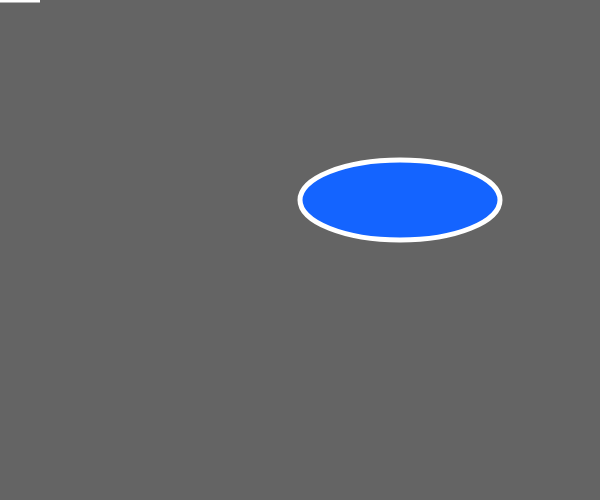
Frame 1 (no input)
Frame 60 (no input): identical to frame 1, image omitted
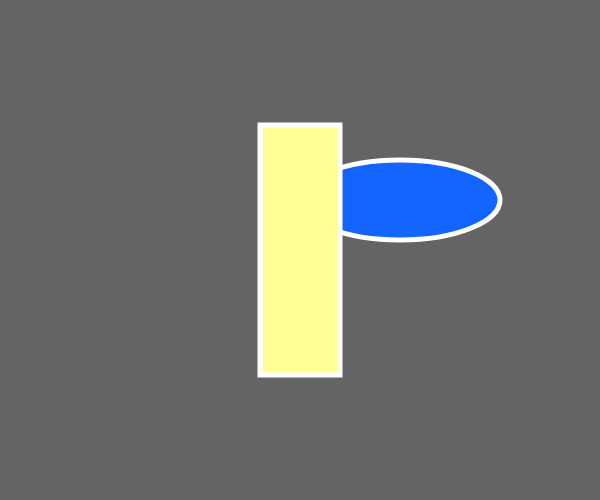
Frame 120 (the mouse pressed at the canvas centre since frame 60)

The p5.js sketch that drew these frames (run headless with seeded random() and noise() and a simulated clock; from frame 60 on, the mouse is pressed at the canvas centre):

// p5.js sketch
// ── sketch.js


// declare variables here


function setup() {
  // put setup code here --> this runs once upon launch

  createCanvas(600, 500);
  //birds="pretty"

}


function draw() {
  //birds-=5;
  //console.log("There are" + birds + "birds");

  background(100);
  // put drawing code here --> this loops every frame
  fill(20, 100, 255);
  stroke(255);
  strokeWeight(5);
  ellipse(400, 200, 200, 80);

// drawing a red rectangle
  fill(255, mouseX, 150,);
  stroke(255);
  strokeWeight(5);
  rectMode(CENTER);
  rect(mouseX, mouseY, 80, mouseY)

}


// write custom functions here
